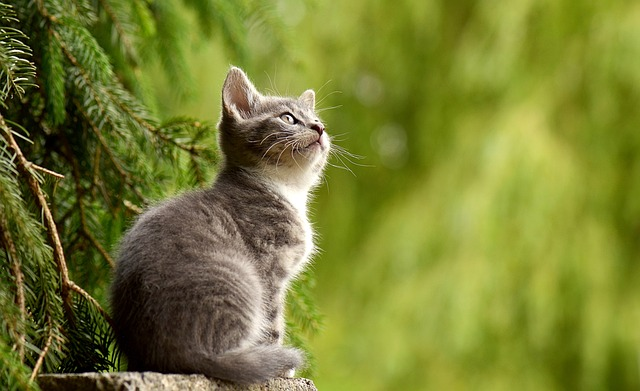
#> input picture inflearn_python_opencv/sample/img.jpg, 640 x 391 px
$ python 06_resize.py
#> lines starting #> are read from the running program, lines starting #| are printed output that depends on the picture
"""
06. 크기조정
"""
# 이미지
## 1. 고정크기 설정
import cv2
img = cv2.imread("./sample/img.jpg")
#> img is the input picture: shape (391, 640, 3); mean B, G, R 49.8, 125.8, 119.1
det = cv2.resize(img, (400, 500))   # width, height 고정크기
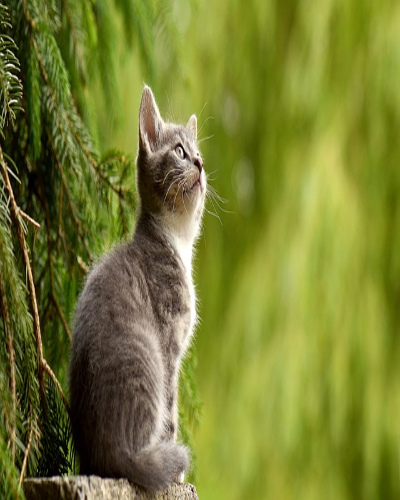
#> det: shape (500, 400, 3); mean B, G, R 49.7, 125.7, 118.9

## 2. 비율 설정
det = cv2.resize(img, None, fx=0.5, fy=0.5)   # x, y 비율 정의(0.5배)
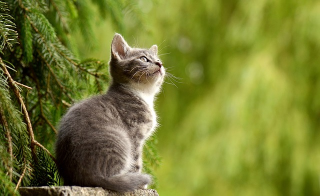
#> det: shape (196, 320, 3); mean B, G, R 49.9, 125.9, 119.2


## 보간법
## 1. cv2.INTER_AREA : 크기 줄일 때 사용
## 2. cv2.INTER_CUBIC : 크기 늘릴 때 사용(속도 느림, 퀄리티 좋음)
## 3. cv2.INTER_LINEAR : 크기 늘릴 대 사용(기본값)

### 보간법을 적용하여 축소
det = cv2.resize(img, None, fx=0.5, fy=0.5, interpolation=cv2.INTER_AREA)

### 보간법을 적용하여 확대
det = cv2.resize(img, None, fx=1.5, fy=1.5, interpolation=cv2.INTER_CUBIC)
#> det: shape (586, 960, 3)

cv2.imshow("img", img)
cv2.imshow("resize", det)
cv2.waitKey(0)
cv2.destroyAllWindows()


# 동영상
cap = cv2.VideoCapture("./sample/video.mp4")
while cap.isOpened():
    ret, frame = cap.read()
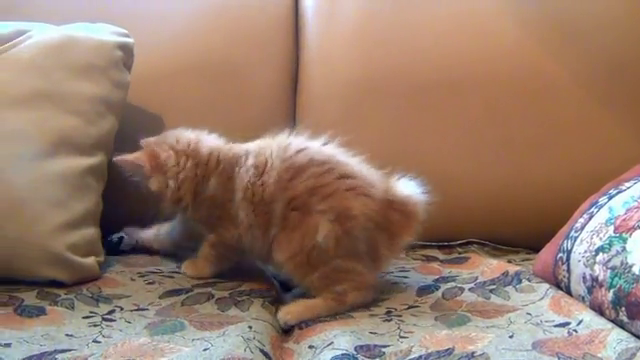
#> input picture frame 32 of inflearn_python_opencv/sample/video.mp4, 640 x 360 px
#> frame is the input picture: shape (360, 640, 3); mean B, G, R 107.6, 123.8, 151
    if not ret:
        break
    ## 1.고정크기 설정
    frame_resized = cv2.resize(frame, (400, 500))
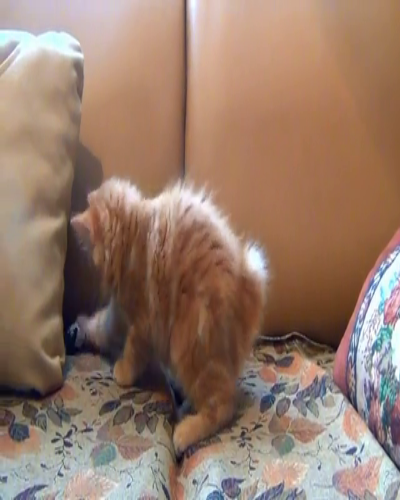
#> frame_resized: shape (500, 400, 3); mean B, G, R 107.5, 123.7, 150.9
    # 2. 비율 설정
    frame_resized = cv2.resize(frame, None, fx=1.5, fy=1.5, interpolation=cv2.INTER_CUBIC)
#> frame_resized: shape (540, 960, 3)
    cv2.imshow("video", frame_resized)

    if cv2.waitKey(1) == ord('q'):
#> (key q is pressed here)
        break
cap.release()
cv2.destroyAllWindows()
